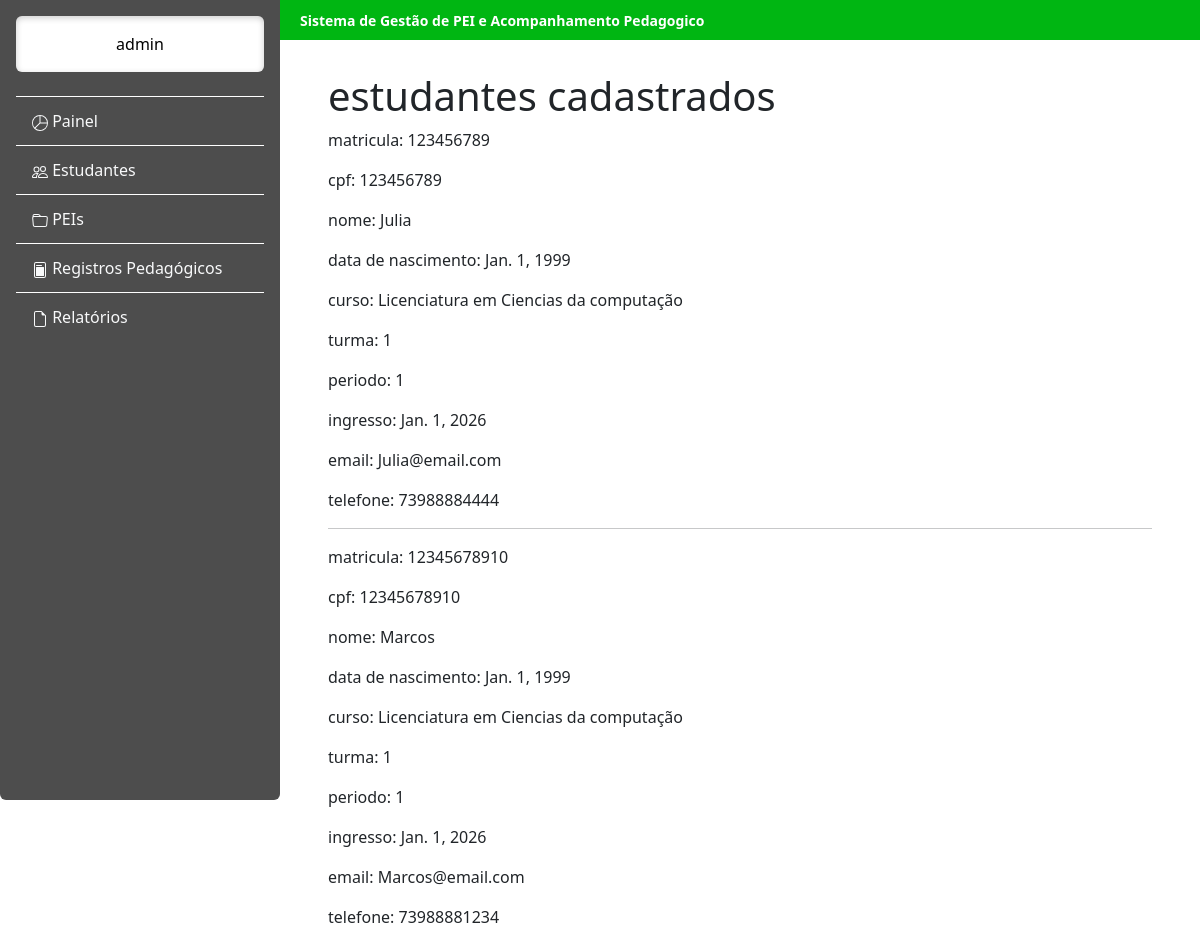
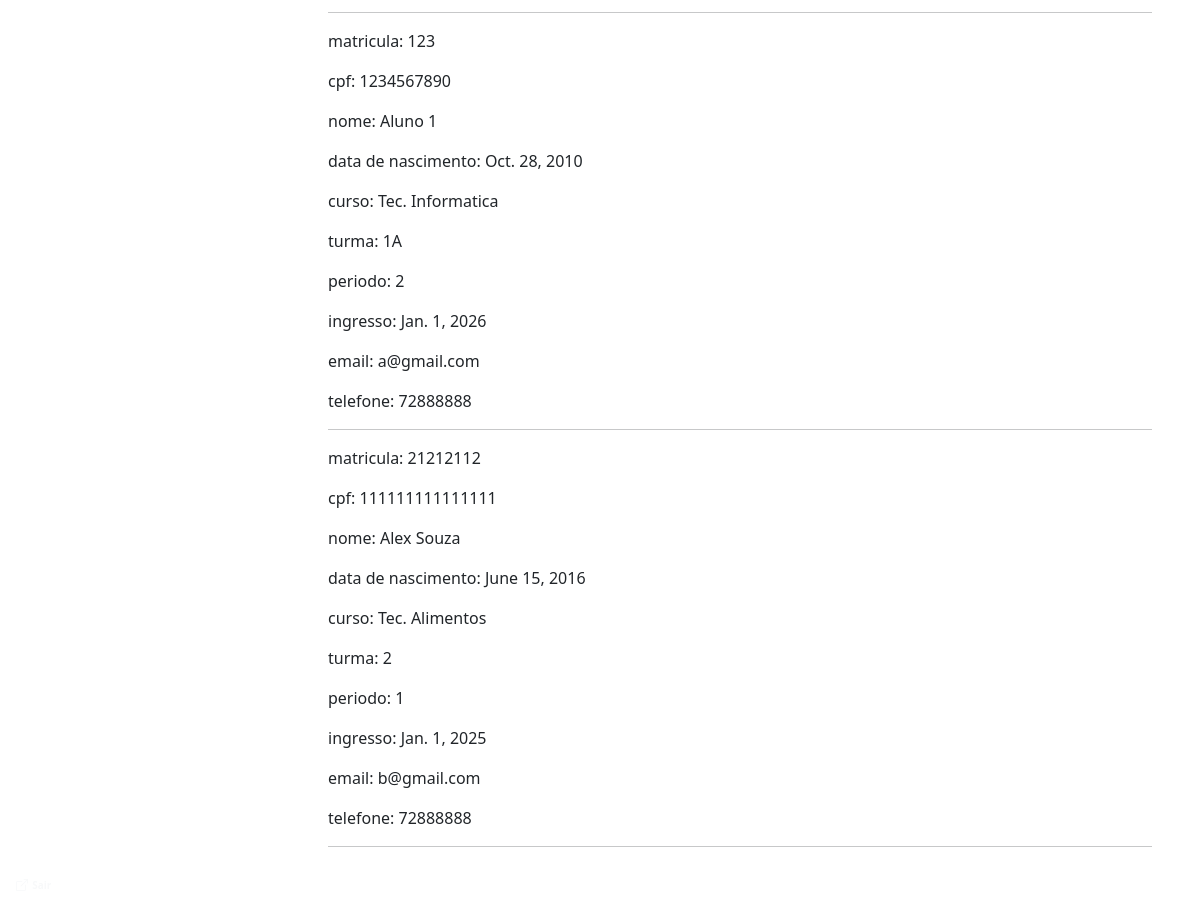
/estudante/estudante_cadastrado/ (signed in), run on the app's committed database (2 pictures, top to bottom).
### estudante/models.py (models this page shows, shortened)
class Estudante(models.Model):
    cpf = models.BigIntegerField()
    matricula = models.BigIntegerField(primary_key=True)
    nome = models.CharField(max_length=255)
    data_de_nascimento = models.DateField()
    curso = models.CharField(max_length=255)
    periodo = models.IntegerField()
    turma = models.CharField(max_length=255)
    ingresso = models.DateField()
    nota = models.FloatField()
    telefone = models.CharField(max_length=255)
    email = models.EmailField()
    pai = models.CharField(max_length=255)
    mae = models.CharField(max_length=255)
    telefone_responsavel = models.CharField(max_length=255)
    email_responsavel = models.CharField(max_length=255)

### estudante/views.py (the view)
# urls.py: path("estudante_cadastrado/", views.estudante_cadastrado, name="estudante_cadastrado"),
def estudante_cadastrado(request):
    if not request.session.get("sistema_professor_cpf"):
        return redirect("login")
    estudantes = Estudante.objects.all()
    dicionario = {"estudantes":estudantes, 'nome': request.session["sistema_professor_nome"]}
    return render(request, "estudantes_cadastrados.html", dicionario)

### estudante/templates/estudantes_cadastrados.html (shortened to what this page needs)
<!doctype html>
<html lang="pt-BR">
<head>
</head>
<body>
    {% include 'barra_lateral.html' %}
    <main class="flex-grow-1 p-5">
        <div class="topbar fw-bold" style=" background-color: #00B612; color: #ffffff; font-size: 14px;">
            Sistema de Gestão de PEI e Acompanhamento Pedagogico
        </div>
        <br>
    <h1>estudantes cadastrados</h1>
    {% for estudante in estudantes %}
    <p>matricula: {{estudante.matricula}}</p>
    <p>cpf: {{estudante.cpf}}</p>
    <p>nome: {{estudante.nome}}</p>
    <p>data de nascimento: {{estudante.data_de_nascimento}}</p>
    <p>curso: {{estudante.curso}}</p>
    <p>turma: {{estudante.turma}}</p>
    <p>periodo: {{estudante.periodo}}</p>
    <p>ingresso: {{estudante.ingresso}}</p>
    <p>email: {{estudante.email}}</p>
    <p>telefone: {{estudante.telefone}}</p>
    <hr>
    {% endfor %}
    </main>
</body>
</html>

### estudante/templates/barra_lateral.html (style rules this page uses)
main { margin-left: 280px; padding: 20px; }
.topbar { position: fixed; top: 0; left: 280px; right: 0; height: 40px; background: #00B612; color: white; display: flex; align-items: center; padding: 0 20px; z-index: 1000; }

### data on the page
Estudante: matricula "123456789", cpf "123456789", nome "Julia", data_de_nascimento "Jan. 1, 1999", curso "Licenciatura em Ciencias da computação", turma "1", periodo "1", ingresso "Jan. 1, 2026", email "Julia@email.com", telefone "73988884444"
Estudante: matricula "12345678910", cpf "12345678910", nome "Marcos", data_de_nascimento "Jan. 1, 1999", curso "Licenciatura em Ciencias da computação", turma "1", periodo "1", ingresso "Jan. 1, 2026", email "Marcos@email.com", telefone "73988881234"
Estudante: matricula "123", cpf "1234567890", nome "Aluno 1", data_de_nascimento "Oct. 28, 2010", curso "Tec. Informatica", turma "1A", periodo "2", ingresso "Jan. 1, 2026", email "a@gmail.com", telefone "72888888"
Estudante: matricula "21212112", cpf "111111111111111", nome "Alex Souza", data_de_nascimento "June 15, 2016", curso "Tec. Alimentos", turma "2", periodo "1", ingresso "Jan. 1, 2025", email "b@gmail.com", telefone "72888888"

### other printed values
{{ nome }} "admin"
